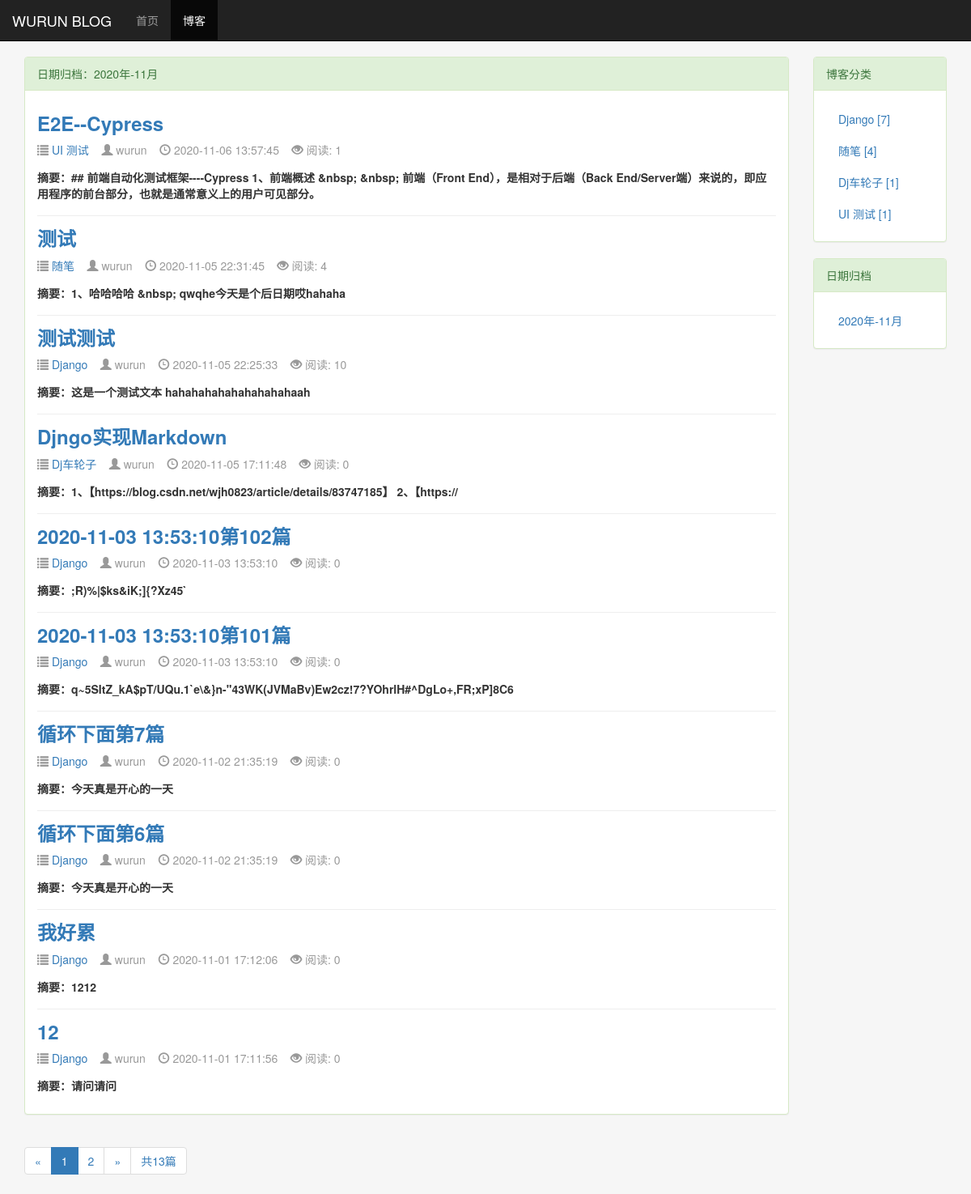
Screenshot of /blog/date/2020/11 with the database file from the repository.
### blog/models.py (models this page shows, shortened)
class Blog(models.Model, ReadNumExpandMethod):
    title = models.CharField(max_length=50)
    blog_type = models.ForeignKey(BlogType, on_delete=models.DO_NOTHING)
    content = RichTextUploadingField()
    author = models.ForeignKey(User, on_delete=models.DO_NOTHING, default=1)
    created_time = models.DateTimeField(auto_now_add=True)
    last_updated_time = models.DateTimeField(auto_now=True)
    objects = models.Manager()
    class Meta:
        ordering = ['-created_time']  # 倒序显示列表

class BlogType(models.Model):
    type_name = models.CharField(max_length=15)
    objects = models.Manager()  # 加上这句才能应用objects
    def __str__(self):
        return self.type_name
    def blog_count(self):
        return self.blog_set.count()  # blog_set是反向获取被关联外键的model。模型名称小写加_set，count获取数量，相当于sql跨表查询

### read_statistics/models.py (models this page shows)
class ReadNum(models.Model):
    read_num = models.IntegerField(default=0)  # 阅读计数字段，默认0
    content_type = models.ForeignKey(ContentType, on_delete=models.DO_NOTHING)  # 多对一，外键指向ContentType模型
    object_id = models.PositiveIntegerField()  # 数值字段类型，存储将要关联的模型中的主键值
    content_object = GenericForeignKey('content_type', 'object_id')  # 特殊的字段类型,允许与任何模型建立关系

### blog/views.py (the view)
# urls.py: path('date/<int:year>/<int:month>', views.blogs_with_date, name='blogs_with_date'),  # 当前年月的博客
def blogs_with_date(request, year, month):
    blogs_all_list = Blog.objects.filter(created_time__year=year, created_time__month=month)  # 获取根据类型筛选出的博客列表
    context = get_blogs_list_common_data(request, blogs_all_list)
    context.update(blogs_with_date=f'{year}年-{month}月')
    return render_to_response('blog/blogs_with_date.html', context)

### read_statistics/models.py (called while the page is built)
    def get_read_num(self):
        try:
            ct = ContentType.objects.get_for_model(self)  # 获取模型类或模型实例，然后返回ContentType代表该模型的实例
            readnum = ReadNum.objects.get(content_type=ct, object_id=self.pk)  # 根据模型类实例与主键id获取到记录
            return readnum.read_num
        except exceptions.ObjectDoesNotExist:  # 如果不存在read_num, 返回0
            return 0

### blog/templates/blog/blogs_with_date.html (shortened to what this page needs)
{% extends 'blog/blog_list.html' %}
{% block blog_list_title %}日期归档：{{ blogs_with_date }}{% endblock %}

### blog/templates/blog/blog_list.html (shortened to what this page needs)
{% extends 'base.html' %}
{% block nav_blog_active %}active{% endblock %}
{% load static %}
{% block heard_extends %}
    <link rel="stylesheet" href="{% static '/blog/blog.css' %}">
{% endblock %}
{% block content %}
    <div class="container">
        <div class="row">
            <div class="col-xs-12 col-sm-8 col-md-9 col-lg-10">
                <div class="panel panel-success">
                    <div class="panel-heading">{% block blog_list_title %}博客列表{% endblock %}</div>
                    <div class="panel-body">
                           {% for blog in blogs %}
                                <div class="blog">
                                    <h3><b><a href="{% url 'blog_detail' blog.pk%}">{{ blog.title }}</a></b></h3>
                                    <p class="blog-info">
                                        <span class="glyphicon glyphicon-list"></span><a href="{% url 'blogs_with_type' blog.blog_type.pk %}"> {{ blog.blog_type}}</a>&nbsp;&nbsp;&nbsp;
                                        <span class="glyphicon glyphicon-user"></span> {{ blog.author }}&nbsp;&nbsp;&nbsp;
                                        <span class="glyphicon glyphicon-time"></span> {{ blog.created_time|date:"Y-m-d H:i:s" }}&nbsp;&nbsp;&nbsp;
                                        <span class="glyphicon glyphicon glyphicon-eye-open"></span> 阅读: {{ blog.get_read_num }}
                                    </p>
                                    <p><b>摘要：{{ blog.content|striptags|truncatechars:120 }}</b></p>
                                </div>
                           {% empty %}
                                <div class="blog">
                                    <h3>-- 暂无博客，敬请期待 --</h3>
                                </div>
                           {% endfor %}
                    </div>
                </div>
                <div>
                    <ul class="pagination">
                        <li>
                            {% if page_of_blogs.has_previous %}
                                <a href="?page={{ page_of_blogs.previous_page_number }}" aria-label="Previous">
                                    <span aria-hidden="true">&laquo;</span>
                                </a>
                            {% else %}
                                <span aria-hidden="true">&laquo;</span>
                            {% endif %}
                        </li>
                        {% for page_num in page_range %}
                            {% if page_num == page_of_blogs.number %}
                                <li class="active"><span>{{ page_num }}</span></li>
                            {% else %}
                                {%if page_num == '...'%}
                                    <li><span>{{ page_num }}</span></li>
                                {% else %}
                                    <li><a href="?page={{ page_num }}">{{ page_num }}</a></li>
                                {% endif %}
                            {% endif %}
                        {% endfor %}
                        <li>
                            {% if page_of_blogs.has_next %}
                                <a href="?page={{ page_of_blogs.next_page_number }}" aria-label="Next">
                                    <span aria-hidden="true">&raquo;</span>
                                </a>
                            {% else %}
                                <span aria-hidden="true">&raquo;</span>
                            {% endif %}
                        </li>
                        <li><span>共{{ page_of_blogs.paginator.count }}篇</span></li>
                    </ul>
                </div>
            </div>
            <div class="hidden-xs col-sm-4 col-md-3 col-lg-2">
                <div class="panel panel-success">
                      <div class="panel-heading">博客分类</div>
                      <div class="panel-body">
                            <ul class="list-group">
                                {% for blog_type in blog_types %}
                                    <li class="list-group-item">
                                        <a href="{% url 'blogs_with_type' blog_type.pk %}">{{ blog_type.type_name}} [{{ blog_type.blog_count }}]
                                    </a></li>
                                {% empty %}
                                    <li>暂无分类</li>
                                {% endfor %}
                            </ul>
                      </div>
                </div>
                <div class="panel panel-success">
                    <div class="panel-heading">日期归档</div>
                    <div class="panel-body">
                        <ul class="list-group">
                            {% for blog_date in blog_dates %}
                                <li class="list-group-item">
                                    <a href="{% url 'blogs_with_date' blog_date.year blog_date.month %}">{{ blog_date|date:"Y年-m月" }}
                                </a></li>
                            {% endfor %}
                        </ul>
                    </div>
                </div>
            </div>
        </div>
    </div>
{% endblock %}

### static/base.css (style rules this page uses)
* { margin: 0; padding: 0; }
body { margin-top: 70px!important; background-color: #f6f6f6!important; }
ul.list-group { margin-bottom: auto; }
ul.list-group > li.list-group-item { position: relative; display: block; padding: 10px 15px; margin-bottom: -1px; background-color: #fff; border: none; }

### blog/static/blog/blog.css (style rules this page uses)
div.blog:not(:last-child) { margin-bottom: 1em; border-bottom: 1px solid #EEE; padding-bottom: 0.5em; }
div.blog h3 { margin-top: 0.5em; }
div.blog p.blog-info { margin-bottom: 0; padding-bottom: 1em; color: #999; }

### rows the page displays
Blog: title "E2E--Cypress", blog_type "UI 测试", author "wurun", created_time "2020-11-06 13:57:45", get_read_num "1", content "## 前端自动化测试框架----Cypress 1、前端概述 &nbsp; &nbsp; 前端（Front End），是相对于后端（Back End/Server端）来说的，即应用程序的前台部分，也就是通常意义上的用户可见部分。"
Blog: title "测试", blog_type "随笔", author "wurun", created_time "2020-11-05 22:31:45", get_read_num "4", content "1、哈哈哈哈 &nbsp; qwqhe今天是个后日期哎hahaha"
Blog: title "测试测试", blog_type "Django", author "wurun", created_time "2020-11-05 22:25:33", get_read_num "10", content "这是一个测试文本 hahahahahahahahahahaah"
Blog: title "Djngo实现Markdown", blog_type "Dj车轮子", author "wurun", created_time "2020-11-05 17:11:48", get_read_num "0", content "1、【https://blog.csdn.net/wjh0823/article/details/83747185】 2、【https://"
Blog: title "2020-11-03 13:53:10第102篇", blog_type "Django", author "wurun", created_time "2020-11-03 13:53:10", get_read_num "0", content ";R)%|$ks&iK;]{?Xz45`"
Blog: title "2020-11-03 13:53:10第101篇", blog_type "Django", author "wurun", created_time "2020-11-03 13:53:10", get_read_num "0", content "q~5SItZ_kA$pT/UQu.1`e\\&}n-\"43WK(JVMaBv)Ew2cz!7?YOhrlH#^DgLo+,FR;xP]8C6"
Blog: title "循环下面第7篇", blog_type "Django", author "wurun", created_time "2020-11-02 21:35:19", get_read_num "0", content "今天真是开心的一天"
Blog: title "循环下面第6篇", blog_type "Django", author "wurun", created_time "2020-11-02 21:35:19", get_read_num "0", content "今天真是开心的一天"
Blog: title "我好累", blog_type "Django", author "wurun", created_time "2020-11-01 17:12:06", get_read_num "0", content "1212"
Blog: title "12", blog_type "Django", author "wurun", created_time "2020-11-01 17:11:56", get_read_num "0", content "请问请问"
BlogType: type_name "Django", blog_count "7"
BlogType: type_name "随笔", blog_count "4"
BlogType: type_name "Dj车轮子", blog_count "1"
BlogType: type_name "UI 测试", blog_count "1"

### other values shown
{{ blogs_with_date }} "2020年-11月"
{{ page_num }} "1"
{{ page_num }} "2"
{{ page_of_blogs.paginator.count }} "13"
{{ blog_date|date:"Y年-m月" }} "2020年-11月"
